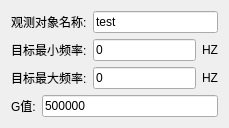
<?xml version="1.0" encoding="UTF-8"?>
<ui version="4.0">
 <class>FrequencyTargetItemUI</class>
 <widget class="QWidget" name="FrequencyTargetItemUI">
  <property name="geometry">
   <rect>
    <x>0</x>
    <y>0</y>
    <width>229</width>
    <height>124</height>
   </rect>
  </property>
  <property name="windowTitle">
   <string>Form</string>
  </property>
  <layout class="QVBoxLayout" name="verticalLayout">
   <item>
    <layout class="QHBoxLayout" name="horizontalLayout_4">
     <item>
      <widget class="QLabel" name="label_2">
       <property name="text">
        <string>观测对象名称:</string>
       </property>
      </widget>
     </item>
     <item>
      <widget class="QLineEdit" name="lineEditName">
       <property name="text">
        <string>test</string>
       </property>
      </widget>
     </item>
    </layout>
   </item>
   <item>
    <layout class="QHBoxLayout" name="horizontalLayout_6">
     <item>
      <widget class="QLabel" name="label_4">
       <property name="text">
        <string>目标最小频率:</string>
       </property>
      </widget>
     </item>
     <item>
      <widget class="QLineEdit" name="lineEditMiniFrequency">
       <property name="text">
        <string>0</string>
       </property>
      </widget>
     </item>
     <item>
      <widget class="QLabel" name="label_12">
       <property name="text">
        <string>HZ</string>
       </property>
      </widget>
     </item>
    </layout>
   </item>
   <item>
    <layout class="QHBoxLayout" name="horizontalLayout_5">
     <item>
      <widget class="QLabel" name="label_3">
       <property name="text">
        <string>目标最大频率:</string>
       </property>
      </widget>
     </item>
     <item>
      <widget class="QLineEdit" name="lineEditMaxFrequency">
       <property name="text">
        <string>0</string>
       </property>
      </widget>
     </item>
     <item>
      <widget class="QLabel" name="label_13">
       <property name="text">
        <string>HZ</string>
       </property>
      </widget>
     </item>
    </layout>
   </item>
   <item>
    <layout class="QHBoxLayout" name="horizontalLayout_8">
     <item>
      <widget class="QLabel" name="labelG">
       <property name="text">
        <string>G值:</string>
       </property>
      </widget>
     </item>
     <item>
      <widget class="QLineEdit" name="lineEditG">
       <property name="text">
        <string>500000</string>
       </property>
      </widget>
     </item>
    </layout>
   </item>
  </layout>
 </widget>
 <resources/>
 <connections/>
</ui>
